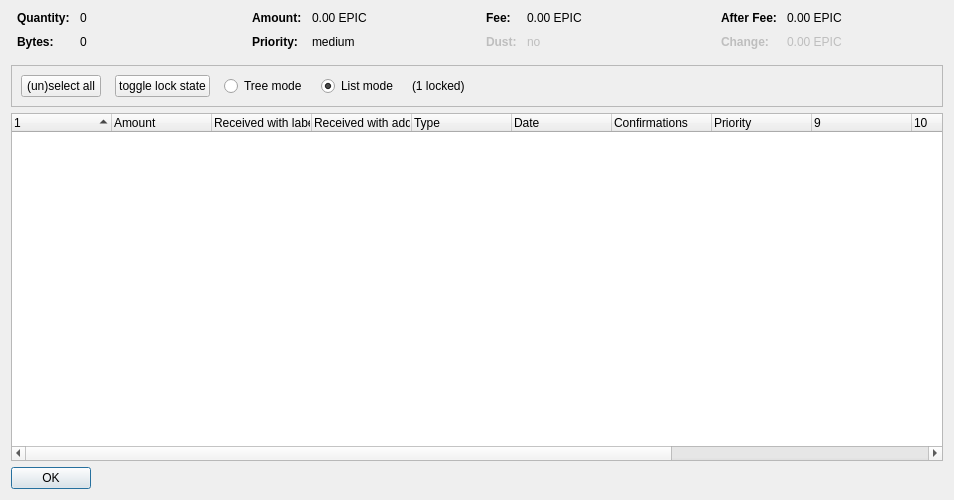
<?xml version="1.0" encoding="UTF-8"?>
<ui version="4.0">
 <class>CoinControlDialog</class>
 <widget class="QDialog" name="CoinControlDialog">
  <property name="geometry">
   <rect>
    <x>0</x>
    <y>0</y>
    <width>954</width>
    <height>500</height>
   </rect>
  </property>
  <property name="windowTitle">
   <string>Coin Selection</string>
  </property>
  <layout class="QVBoxLayout" name="verticalLayout">
   <item>
    <layout class="QHBoxLayout" name="horizontalLayoutTop" stretch="0,0,0,0">
     <property name="topMargin">
      <number>0</number>
     </property>
     <property name="bottomMargin">
      <number>10</number>
     </property>
     <item>
      <layout class="QFormLayout" name="formLayoutCoinControl1">
       <property name="horizontalSpacing">
        <number>10</number>
       </property>
       <property name="verticalSpacing">
        <number>10</number>
       </property>
       <property name="leftMargin">
        <number>6</number>
       </property>
       <property name="rightMargin">
        <number>6</number>
       </property>
       <item row="0" column="0">
        <widget class="QLabel" name="labelCoinControlQuantityText">
         <property name="font">
          <font>
           <weight>75</weight>
           <bold>true</bold>
          </font>
         </property>
         <property name="text">
          <string>Quantity:</string>
         </property>
        </widget>
       </item>
       <item row="0" column="1">
        <widget class="QLabel" name="labelCoinControlQuantity">
         <property name="cursor">
          <cursorShape>IBeamCursor</cursorShape>
         </property>
         <property name="contextMenuPolicy">
          <enum>Qt::ActionsContextMenu</enum>
         </property>
         <property name="text">
          <string notr="true">0</string>
         </property>
         <property name="textInteractionFlags">
          <set>Qt::LinksAccessibleByMouse|Qt::TextSelectableByKeyboard|Qt::TextSelectableByMouse</set>
         </property>
        </widget>
       </item>
       <item row="1" column="0">
        <widget class="QLabel" name="labelCoinControlBytesText">
         <property name="font">
          <font>
           <weight>75</weight>
           <bold>true</bold>
          </font>
         </property>
         <property name="text">
          <string>Bytes:</string>
         </property>
        </widget>
       </item>
       <item row="1" column="1">
        <widget class="QLabel" name="labelCoinControlBytes">
         <property name="cursor">
          <cursorShape>IBeamCursor</cursorShape>
         </property>
         <property name="contextMenuPolicy">
          <enum>Qt::ActionsContextMenu</enum>
         </property>
         <property name="text">
          <string notr="true">0</string>
         </property>
         <property name="textInteractionFlags">
          <set>Qt::LinksAccessibleByMouse|Qt::TextSelectableByKeyboard|Qt::TextSelectableByMouse</set>
         </property>
        </widget>
       </item>
      </layout>
     </item>
     <item>
      <layout class="QFormLayout" name="formLayoutCoinControl2">
       <property name="horizontalSpacing">
        <number>10</number>
       </property>
       <property name="verticalSpacing">
        <number>10</number>
       </property>
       <property name="leftMargin">
        <number>6</number>
       </property>
       <property name="rightMargin">
        <number>6</number>
       </property>
       <item row="0" column="0">
        <widget class="QLabel" name="labelCoinControlAmountText">
         <property name="font">
          <font>
           <weight>75</weight>
           <bold>true</bold>
          </font>
         </property>
         <property name="text">
          <string>Amount:</string>
         </property>
        </widget>
       </item>
       <item row="0" column="1">
        <widget class="QLabel" name="labelCoinControlAmount">
         <property name="cursor">
          <cursorShape>IBeamCursor</cursorShape>
         </property>
         <property name="contextMenuPolicy">
          <enum>Qt::ActionsContextMenu</enum>
         </property>
         <property name="text">
          <string notr="true">0.00 EPIC</string>
         </property>
         <property name="textInteractionFlags">
          <set>Qt::LinksAccessibleByMouse|Qt::TextSelectableByKeyboard|Qt::TextSelectableByMouse</set>
         </property>
        </widget>
       </item>
       <item row="1" column="0">
        <widget class="QLabel" name="labelCoinControlPriorityText">
         <property name="font">
          <font>
           <weight>75</weight>
           <bold>true</bold>
          </font>
         </property>
         <property name="text">
          <string>Priority:</string>
         </property>
        </widget>
       </item>
       <item row="1" column="1">
        <widget class="QLabel" name="labelCoinControlPriority">
         <property name="cursor">
          <cursorShape>IBeamCursor</cursorShape>
         </property>
         <property name="contextMenuPolicy">
          <enum>Qt::ActionsContextMenu</enum>
         </property>
         <property name="text">
          <string>medium</string>
         </property>
         <property name="textInteractionFlags">
          <set>Qt::LinksAccessibleByMouse|Qt::TextSelectableByKeyboard|Qt::TextSelectableByMouse</set>
         </property>
        </widget>
       </item>
      </layout>
     </item>
     <item>
      <layout class="QFormLayout" name="formLayoutCoinControl3">
       <property name="horizontalSpacing">
        <number>10</number>
       </property>
       <property name="verticalSpacing">
        <number>10</number>
       </property>
       <property name="leftMargin">
        <number>6</number>
       </property>
       <property name="rightMargin">
        <number>6</number>
       </property>
       <item row="0" column="0">
        <widget class="QLabel" name="labelCoinControlFeeText">
         <property name="font">
          <font>
           <weight>75</weight>
           <bold>true</bold>
          </font>
         </property>
         <property name="text">
          <string>Fee:</string>
         </property>
        </widget>
       </item>
       <item row="0" column="1">
        <widget class="QLabel" name="labelCoinControlFee">
         <property name="cursor">
          <cursorShape>IBeamCursor</cursorShape>
         </property>
         <property name="contextMenuPolicy">
          <enum>Qt::ActionsContextMenu</enum>
         </property>
         <property name="text">
          <string notr="true">0.00 EPIC</string>
         </property>
         <property name="textInteractionFlags">
          <set>Qt::LinksAccessibleByMouse|Qt::TextSelectableByKeyboard|Qt::TextSelectableByMouse</set>
         </property>
        </widget>
       </item>
       <item row="1" column="0">
        <widget class="QLabel" name="labelCoinControlLowOutputText">
         <property name="enabled">
          <bool>false</bool>
         </property>
         <property name="font">
          <font>
           <weight>75</weight>
           <bold>true</bold>
          </font>
         </property>
         <property name="text">
          <string>Dust:</string>
         </property>
        </widget>
       </item>
       <item row="1" column="1">
        <widget class="QLabel" name="labelCoinControlLowOutput">
         <property name="enabled">
          <bool>false</bool>
         </property>
         <property name="cursor">
          <cursorShape>IBeamCursor</cursorShape>
         </property>
         <property name="contextMenuPolicy">
          <enum>Qt::ActionsContextMenu</enum>
         </property>
         <property name="text">
          <string>no</string>
         </property>
         <property name="textInteractionFlags">
          <set>Qt::LinksAccessibleByMouse|Qt::TextSelectableByKeyboard|Qt::TextSelectableByMouse</set>
         </property>
        </widget>
       </item>
      </layout>
     </item>
     <item>
      <layout class="QFormLayout" name="formLayoutCoinControl4">
       <property name="horizontalSpacing">
        <number>10</number>
       </property>
       <property name="verticalSpacing">
        <number>10</number>
       </property>
       <property name="leftMargin">
        <number>6</number>
       </property>
       <property name="rightMargin">
        <number>6</number>
       </property>
       <item row="0" column="0">
        <widget class="QLabel" name="labelCoinControlAfterFeeText">
         <property name="font">
          <font>
           <weight>75</weight>
           <bold>true</bold>
          </font>
         </property>
         <property name="text">
          <string>After Fee:</string>
         </property>
        </widget>
       </item>
       <item row="0" column="1">
        <widget class="QLabel" name="labelCoinControlAfterFee">
         <property name="cursor">
          <cursorShape>IBeamCursor</cursorShape>
         </property>
         <property name="contextMenuPolicy">
          <enum>Qt::ActionsContextMenu</enum>
         </property>
         <property name="text">
          <string notr="true">0.00 EPIC</string>
         </property>
         <property name="textInteractionFlags">
          <set>Qt::LinksAccessibleByMouse|Qt::TextSelectableByKeyboard|Qt::TextSelectableByMouse</set>
         </property>
        </widget>
       </item>
       <item row="1" column="0">
        <widget class="QLabel" name="labelCoinControlChangeText">
         <property name="enabled">
          <bool>false</bool>
         </property>
         <property name="font">
          <font>
           <weight>75</weight>
           <bold>true</bold>
          </font>
         </property>
         <property name="text">
          <string>Change:</string>
         </property>
        </widget>
       </item>
       <item row="1" column="1">
        <widget class="QLabel" name="labelCoinControlChange">
         <property name="enabled">
          <bool>false</bool>
         </property>
         <property name="cursor">
          <cursorShape>IBeamCursor</cursorShape>
         </property>
         <property name="contextMenuPolicy">
          <enum>Qt::ActionsContextMenu</enum>
         </property>
         <property name="text">
          <string notr="true">0.00 EPIC</string>
         </property>
         <property name="textInteractionFlags">
          <set>Qt::LinksAccessibleByMouse|Qt::TextSelectableByKeyboard|Qt::TextSelectableByMouse</set>
         </property>
        </widget>
       </item>
      </layout>
     </item>
    </layout>
   </item>
   <item>
    <widget class="QFrame" name="frame">
     <property name="minimumSize">
      <size>
       <width>0</width>
       <height>40</height>
      </size>
     </property>
     <property name="frameShape">
      <enum>QFrame::StyledPanel</enum>
     </property>
     <property name="frameShadow">
      <enum>QFrame::Sunken</enum>
     </property>
     <layout class="QHBoxLayout" name="horizontalLayout">
      <item>
       <layout class="QHBoxLayout" name="horizontalLayoutPanel" stretch="0,0,0,0,0,0">
        <property name="spacing">
         <number>14</number>
        </property>
        <item>
         <widget class="QPushButton" name="pushButtonSelectAll">
          <property name="sizePolicy">
           <sizepolicy hsizetype="Maximum" vsizetype="Fixed">
            <horstretch>0</horstretch>
            <verstretch>0</verstretch>
           </sizepolicy>
          </property>
          <property name="text">
           <string>(un)select all</string>
          </property>
          <property name="autoDefault">
           <bool>false</bool>
          </property>
         </widget>
        </item>
        <item>
         <widget class="QPushButton" name="pushButtonToggleLock">
          <property name="sizePolicy">
           <sizepolicy hsizetype="Maximum" vsizetype="Fixed">
            <horstretch>0</horstretch>
            <verstretch>0</verstretch>
           </sizepolicy>
          </property>
          <property name="text">
           <string>toggle lock state</string>
          </property>
          <property name="autoDefault">
           <bool>false</bool>
          </property>
         </widget>
        </item>
        <item>
         <widget class="QRadioButton" name="radioTreeMode">
          <property name="sizePolicy">
           <sizepolicy hsizetype="Maximum" vsizetype="Fixed">
            <horstretch>0</horstretch>
            <verstretch>0</verstretch>
           </sizepolicy>
          </property>
          <property name="text">
           <string>Tree mode</string>
          </property>
         </widget>
        </item>
        <item>
         <widget class="QRadioButton" name="radioListMode">
          <property name="sizePolicy">
           <sizepolicy hsizetype="Maximum" vsizetype="Fixed">
            <horstretch>0</horstretch>
            <verstretch>0</verstretch>
           </sizepolicy>
          </property>
          <property name="text">
           <string>List mode</string>
          </property>
          <property name="checked">
           <bool>true</bool>
          </property>
         </widget>
        </item>
        <item>
         <widget class="QLabel" name="labelLocked">
          <property name="text">
           <string>(1 locked)</string>
          </property>
         </widget>
        </item>
        <item>
         <spacer name="horizontalSpacer">
          <property name="orientation">
           <enum>Qt::Horizontal</enum>
          </property>
          <property name="sizeHint" stdset="0">
           <size>
            <width>40</width>
            <height>20</height>
           </size>
          </property>
         </spacer>
        </item>
       </layout>
      </item>
     </layout>
    </widget>
   </item>
   <item>
    <widget class="CoinControlTreeWidget" name="treeWidget">
     <property name="contextMenuPolicy">
      <enum>Qt::CustomContextMenu</enum>
     </property>
     <property name="sortingEnabled">
      <bool>false</bool>
     </property>
     <property name="columnCount">
      <number>13</number>
     </property>
     <attribute name="headerShowSortIndicator" stdset="0">
      <bool>true</bool>
     </attribute>
     <attribute name="headerStretchLastSection">
      <bool>false</bool>
     </attribute>
     <column>
      <property name="text">
       <string/>
      </property>
     </column>
     <column>
      <property name="text">
       <string>Amount</string>
      </property>
     </column>
     <column>
      <property name="text">
       <string>Received with label</string>
      </property>
     </column>
     <column>
      <property name="text">
       <string>Received with address</string>
      </property>
     </column>
     <column>
      <property name="text">
	<string>Type</string>
      </property>
     </column>
     <column>
      <property name="text">	 
       <string>Date</string>
      </property>
     </column>
     <column>
      <property name="text">
       <string>Confirmations</string>
      </property>
      <property name="toolTip">
       <string>Confirmed</string>
      </property>
     </column>
     <column>
      <property name="text">
       <string>Priority</string>
      </property>
     </column>
     <column>
      <property name="text">
       <string/>
      </property>
     </column>
     <column>
      <property name="text">
       <string/>
      </property>
     </column>
     <column>
      <property name="text">
       <string/>
      </property>
     </column>
     <column>
      <property name="text">
       <string/>
      </property>
     </column>
     <column>
      <property name="text">
       <string/>
      </property>
     </column>
    </widget>
   </item>
   <item>
    <widget class="QDialogButtonBox" name="buttonBox">
     <property name="sizePolicy">
      <sizepolicy hsizetype="Maximum" vsizetype="Fixed">
       <horstretch>0</horstretch>
       <verstretch>0</verstretch>
      </sizepolicy>
     </property>
     <property name="orientation">
      <enum>Qt::Horizontal</enum>
     </property>
     <property name="standardButtons">
      <set>QDialogButtonBox::Ok</set>
     </property>
    </widget>
   </item>
  </layout>
 </widget>
 <customwidgets>
  <customwidget>
   <class>CoinControlTreeWidget</class>
   <extends>QTreeWidget</extends>
   <header>coincontroltreewidget.h</header>
  </customwidget>
 </customwidgets>
 <resources/>
 <connections/>
</ui>
